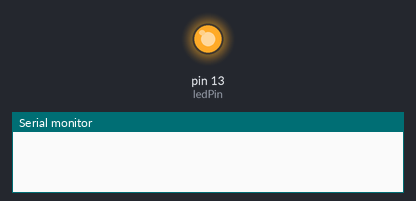
Bench run of a sketch on a simulated Arduino Uno, built with avr-gcc and run on an emulated ATmega328P. On the bench: output pins drawn as LEDs (lit = HIGH), the last lines printed to the serial monitor.

Above: at 0.1 s.
At 14.6 s:
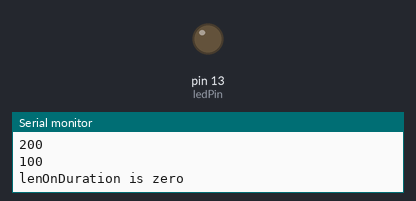
Timing chart, 0 to 18.0 s (numbered marks = the images above):
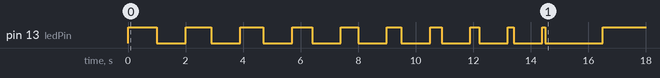

Measured:
- by itself, pin 13 (ledPin): LOW → HIGH at 0.00 s, → LOW 1.0 s later, → HIGH 1.0 s later, → LOW 0.90 s later, … (21 changes in this stretch)

The sketch:

Blink0.ino
```cpp
/*

! what?

! why?

! how?

*/


const int ledPin = 13;
int ledOnDuration = 1000;

void setup()
{
    pinMode(ledPin, OUTPUT);
    Serial.begin(9600);
}

void loop()
{

    digitalWrite(ledPin, true);
    delay(ledOnDuration);
    ledOnDuration = ledOnDuration - 100;
    if (ledOnDuration == 0)
    {
      Serial.println("lenOnDuration is zero");
    } else
    {
      Serial.println(ledOnDuration);
    }
    digitalWrite(ledPin, false);
    delay(1000);
}
```
